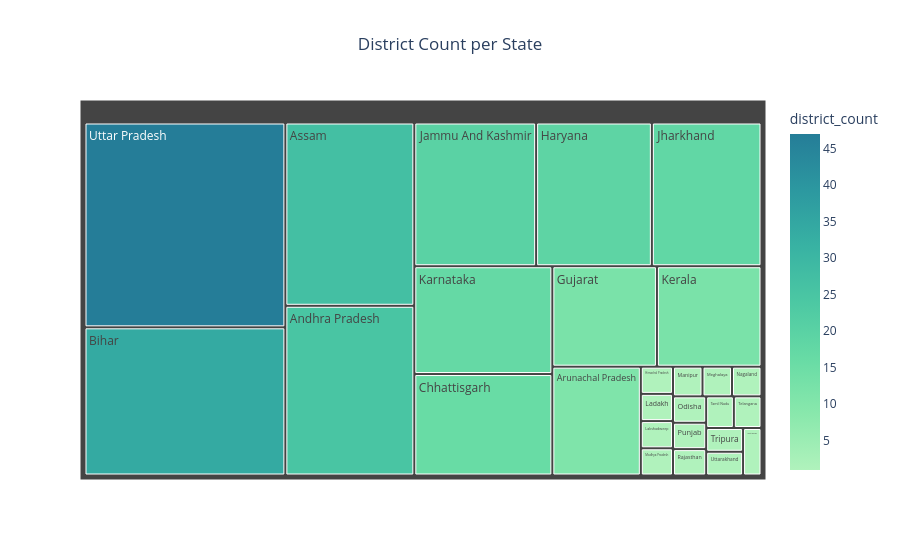

Notebook code for this chart:
### Markdown cell above
### 2 District Count per State

- This chart shows how many districts are present in each state 
in the dataset.

- It helps understand data distribution across states and 
which states have more regional coverage.

### Code cell
# Count districts per state
district_count = df.groupby('state')['district'].nunique().reset_index()
district_count.columns = ['state', 'district_count']

fig = px.treemap(
    district_count,
    path=['state'],
    values='district_count',
    title='District Count per State',
    color='district_count',
    color_continuous_scale=px.colors.sequential.Tealgrn
)

fig.update_layout(title_x=0.5)
fig.show()

### Figure 1 — Plotly figure (JSON) as saved in the notebook; plotly's stock layout.template omitted (floating-point values rounded to 4 significant figures)
{"data": [{"branchvalues": "total", "customdata": [[25.0], [11.0], [27.0], [34.0], [16.0], [12.0], [19.0], [1.0], [20.0], [18.0], [17.0], [12.0], [1.0], [1.0], [1.0], [1.0], [1.0], [1.0], [1.0], [1.0], [1.0], [1.0], [1.0], [1.0], [47.0], [1.0], [1.0]], "domain": {"x": [0, 1], "y": [0, 1]}, "hovertemplate": "labels=%{label}<br>district_count_sum=%{value}<br>parent=%{parent}<br>id=%{id}<br>district_count=%{color}<extra></extra>", "ids": ["Andhra Pradesh", "Arunachal Pradesh", "Assam", "Bihar", "Chhattisgarh", "Gujarat", "Haryana", "Himachal Pradesh", "Jammu And Kashmir", "Jharkhand", "Karnataka", "Kerala", "Ladakh", "Lakshadweep", "Madhya Pradesh", "Manipur", "Meghalaya", "Nagaland", "Odisha", "Punjab", "Rajasthan", "Tamil Nadu", "Telangana", "Tripura", "Uttar Pradesh", "Uttarakhand", "West Bengal"], "labels": ["Andhra Pradesh", "Arunachal Pradesh", "Assam", "Bihar", "Chhattisgarh", "Gujarat", "Haryana", "Himachal Pradesh", "Jammu And Kashmir", "Jharkhand", "Karnataka", "Kerala", "Ladakh", "Lakshadweep", "Madhya Pradesh", "Manipur", "Meghalaya", "Nagaland", "Odisha", "Punjab", "Rajasthan", "Tamil Nadu", "Telangana", "Tripura", "Uttar Pradesh", "Uttarakhand", "West Bengal"], "marker": {"coloraxis": "coloraxis", "colors": [25.0, 11.0, 27.0, 34.0, 16.0, 12.0, 19.0, 1.0, 20.0, 18.0, 17.0, 12.0, 1.0, 1.0, 1.0, 1.0, 1.0, 1.0, 1.0, 1.0, 1.0, 1.0, 1.0, 1.0, 47.0, 1.0, 1.0]}, "name": "", "parents": ["", "", "", "", "", "", "", "", "", "", "", "", "", "", "", "", "", "", "", "", "", "", "", "", "", "", ""], "type": "treemap", "values": [25.0, 11.0, 27.0, 34.0, 16.0, 12.0, 19.0, 1.0, 20.0, 18.0, 17.0, 12.0, 1.0, 1.0, 1.0, 1.0, 1.0, 1.0, 1.0, 1.0, 1.0, 1.0, 1.0, 1.0, 47.0, 1.0, 1.0]}], "layout": {"coloraxis": {"colorbar": {"title": {"text": "district_count"}}, "colorscale": [[0, "rgb(176, 242, 188)"], [0.1667, "rgb(137, 232, 172)"], [0.3333, "rgb(103, 219, 165)"], [0.5, "rgb(76, 200, 163)"], [0.6667, "rgb(56, 178, 163)"], [0.8333, "rgb(44, 152, 160)"], [1, "rgb(37, 125, 152)"]]}, "legend": {"tracegroupgap": 0}, "title": {"text": "District Count per State", "x": 0.5}}}
